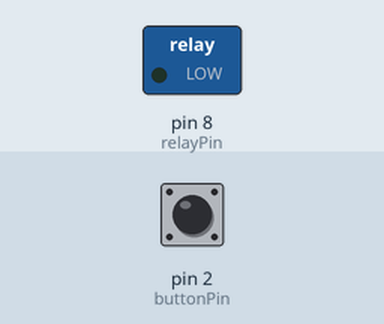
Recording of a sketch running on a simulated Arduino Uno, built with avr-gcc and run on an emulated ATmega328P. Parts: switched loads named in the sketch (green lamp = pin HIGH). Inputs (shaded band) come from the test bench; at power-on: pin 2 (buttonPin) LOW.

Above: at 1.2 s.
1.3 s: pin 2 (buttonPin) pulled HIGH for 0.15 s
At 1.37 s:
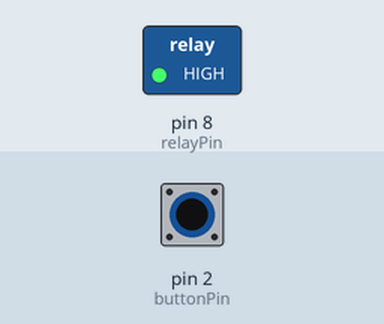
2.9 s: pin 2 (buttonPin) pulled HIGH for 3.2 s
At 7.2 s:
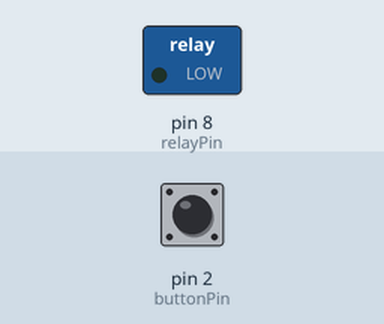
Timing chart, 0 to 8.7 s (numbered marks = the images above; inputs shaded):
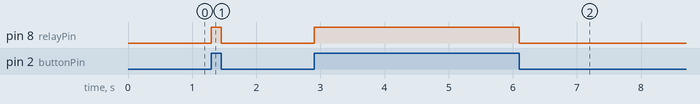

Measured:
- after the input at 1.3 s, pin 8 (relayPin): LOW → HIGH at once, → LOW 0.15 s later
- after the input at 2.9 s, pin 8 (relayPin): LOW → HIGH at once, → LOW 3.2 s later

The sketch:

10_relay_switch.ino
```cpp
/*
  Project 10: Relay Switch Control
  Description: Click a button to trigger a mechanical relay.
  Author: Arduino-Beginner-Master-Hub
*/

int buttonPin = 2; // Pin connected to the pushbutton
int relayPin = 8;  // Pin connected to the Relay IN / Signal pin
int buttonState = 0;

void setup() {
  pinMode(relayPin, OUTPUT);
  pinMode(buttonPin, INPUT);
}

void loop() {
  // Read if the button is pressed
  buttonState = digitalRead(buttonPin);

  // If the button is pressed, turn the relay ON
  if (buttonState == HIGH) {
    digitalWrite(relayPin, HIGH); // *CLICK*
  } else {
    digitalWrite(relayPin, LOW);  // *CLACK*
  }
}
```
